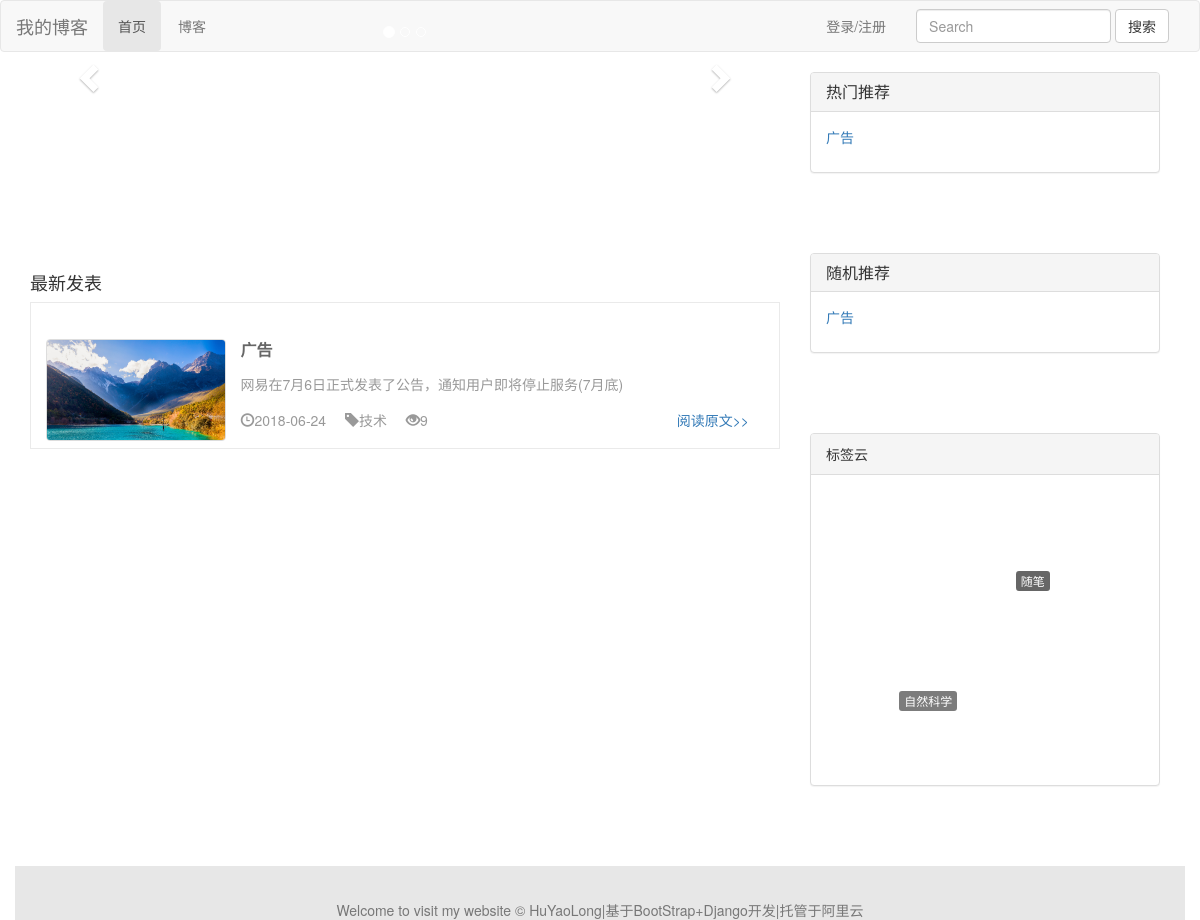
The page / on the database its author committed.
### blog/models.py (models this page shows, shortened)
class ReadNum(models.Model):
    read_num = models.IntegerField(default=0)
    blog = models.OneToOneField(Blog, on_delete=models.DO_NOTHING,)#  1对1

class Blog(models.Model):
    title = models.CharField(max_length=50)
    blog_type = models.ForeignKey(BlogType, models.DO_NOTHING)
    content = RichTextUploadingField()
    author = models.ForeignKey(User, on_delete=models.DO_NOTHING)
    created_time = models.DateTimeField(auto_now_add=True)
    thumbnail = models.ImageField(verbose_name='缩略图',upload_to='images')
    last_updated_time = models.DateTimeField(auto_now=True)
    def get_read_num(self):
        try:
            return self.readnum.read_num
        except:
            return 0
    class Meta:
        ordering = ['-created_time']

class BlogType(models.Model):
    type_name = models.CharField(max_length=15)
    def __str__(self):
        return self.type_name

### MyBlog/views.py (the view)
# urls.py: 2. Add a URL to urlpatterns:  path('', views.home, name='home')
def home(request):
    blogs = Blog.objects.all()
    hot_blog = ReadNum.objects.all().order_by('-read_num')
    context = {}
    context['blogs'] = blogs[:6]
    context['hot_blog'] = hot_blog[:6]
    context['random_blog'] = rand_blogs()
    context['blog_types'] = BlogType.objects.all()
    return render(request, 'home.html', context)

### MyBlog/views.py (called while the page is built)
def rand_blogs(except_id=0):
    rand_count = 4
    return Blog.objects.exclude(id=except_id).order_by('?')[:rand_count]  # order_by('?')对应 order by random()

### templates/home.html (shortened to what this page needs)
{% extends 'base.html' %}
{% block header_extends %}
<link rel="stylesheet" type="text/css" href="/static/home.css">
    <link href="/static/zzsc.css" rel="stylesheet" type="text/css" />
{% endblock %}
{% block nav_home_active %}
active
{% endblock %}
{% block content %}
    <div class="container">
        <div class="row">
            <div class="col-xs-12 col-sm-8 col-md-8">
                 <div class="site-content">
                    <div id="carousel-example-generic" class="carousel slide" data-ride="carousel">
                      <ol class="carousel-indicators">
                        <li data-target="#carousel-example-generic" data-slide-to="0" class="active"></li>
                        <li data-target="#carousel-example-generic" data-slide-to="1"></li>
                        <li data-target="#carousel-example-generic" data-slide-to="2"></li>
                      </ol>
                      <a class="left carousel-control" href="#carousel-example-generic" role="button" data-slide="prev">
                        <span class="glyphicon glyphicon-chevron-left" aria-hidden="true"></span>
                      </a>
                      <a class="right carousel-control" href="#carousel-example-generic" role="button" data-slide="next">
                        <span class="glyphicon glyphicon-chevron-right" aria-hidden="true"></span>
                      </a>
                    </div>
                </div>
            </div>
            <div class="hidden-xs col-sm-4 col-md-4">
                <div class="panel panel-default">
                    <div class="panel-heading">
                        <h3 class="panel-title">热门推荐</h3>
                    </div>
                <div class="panel-body">
                        <ul>
                            {% for i in hot_blog %}
                                <li><a href="{% url 'blog_detail' i.blog.pk %}">{{ i.blog.title }}</a></li>
                            {% endfor %}
                        </ul>
                </div>
            </div>
            </div>
        </div>
        <div class="row">
            <div class="col-xs-12 col-sm-9 col-md-8">
                <div class="latest-content">
                    <div class="list">
                    <h4>最新发表</h4>
                        <ul>
                            {% for blog in blogs %}
                                <li>
                                    <a href="{% url 'blog_detail' blog.id %}" title="#3##hjj" class="thumbnail">
                                    <img src="./media/{{ blog.thumbnail }}" alt="123456">
                                </a>
                                    <div class="list-content">
                                        <h2 class="list-title">
                                            <a href="{% url 'blog_detail' blog.id %}">{{ blog.title }}</a>
                                        </h2>
                                        <div class="list-summary">
                                            {{ blog.content|safe|striptags|truncatechars:30 }}
                                        </div>
                                        <div class="list-meta">
                                            <span class="time"><i class="glyphicon glyphicon-time"></i>{{ blog.created_time|date:"Y-m-d" }}</span>
                                            <span class="sort"><i class="glyphicon glyphicon-tag"></i>{{ blog.blog_type }}</span>
                                            <span class="commenum"><i class="glyphicon glyphicon-eye-open"></i>{{ blog.get_read_num }}</span>
                                            <span class="read_detail"><a href="{% url 'blog_detail' blog.id %}">阅读原文>></a></span>
                                        </div>
                                    </div>
                                </li>
                            {% empty %}
                                暂无博客
                            {% endfor %}
                        </ul>
                    </div>
                </div>
            </div>
             <div class="hidden-xs col-sm-4 col-md-4">
                <div class="panel panel-default">
                    <div class="panel-heading">
                        <h3 class="panel-title">随机推荐</h3>
                    </div>
                <div class="panel-body">
                        <ul>
                            {% for blog in random_blog %}
                            <li><a href="{% url 'blog_detail' blog.pk %}">{{ blog.title }}</a></li>
                            {% endfor %}
                        </ul>
                </div>
            </div>
                 <div class="panel panel-default">
                     <div class="panel-heading">标签云</div>
                        <div class="panel-body">
                            <div id="tagscloud">
                                {% for blog_type in blog_types %}
                                <a href="http://sc.chinaz.com/" class="tagc1">{{ blog_type }}</a>
                                {% endfor %}
                            </div>
                        </div>
                 </div>
             </div>
    <div id="footer" class="page-bottom">
        <div class="container-fluid">
            <div class="copyright">
                <span>Welcome to visit my website © HuYaoLong|基于BootStrap+Django开发|托管于阿里云</span>
            </div>
        </div>
    </div>
{% endblock%}

### templates/base.html (shortened to what this page needs)
<!DOCTYPE html>
<html lang="zh">
<head>
    <link rel="stylesheet" type="text/css" href="/static/bootstrap-3.3.7-dist/css/bootstrap.min.css">
</head>
{% block header_extends %}{% endblock %}
<body>
    <nav class="navbar navbar-default">
          <div class="container-fluid">
            <div class="navbar-header">
              <a class="navbar-brand" href="{% url 'home' %}">我的博客</a>
            </div>
            <div class="collapse navbar-collapse" id="bs-example-navbar-collapse-1">
              <ul class="nav navbar-nav nav nav-pills">
                <li class={% block nav_home_active %}{% endblock %} role="presentation"><a href="/">首页</a></li>
                <li class={% block nav_blog_active %}{% endblock %} role="presentation"><a href="{% url 'blog_list' %}">博客</a></li>
              </ul>
                <form class="nav navbar-form navbar-right" action="{% url 'search' %}">
                    <div class="form-group">
                      <input type="text" class="form-control" placeholder="Search" name="wd">
                    </div>
                    <button type="submit" class="btn btn-default">搜索</button>
                </form>
                <ul class="nav navbar-nav navbar-right">
                   {% if not user.is_authenticated %}
                    <li><a href="{% url 'login' %}">登录/注册</a></li>
                    {% endif %}
                </ul>
            </div>
          </div>
    </nav>
{% block content %}{% endblock %}
</body>
</html>

### static/home.css (style rules this page uses)
div { display: block; }
.list { margin-bottom: 15px; }
.list ul { list-style-type:none; padding-left: 0px; }
.list ul li { margin-bottom: 15px; background-color: #FFFFFF; padding: 15px; border: 1px solid #eaeaea; }
.list .thumbnail { display: block; float: left; width: 25%; overflow: hidden; margin-top: 1.5em; padding: 0px; }
.list .thumbnail img { max-width: 100%; display: block; }
.list-content { margin-left: 25%; padding-left: 15px; position: relative; }
.list-title { font-size: 16px; line-height: 1.5em; font-weight: bold; margin-bottom: 10px; }
.list-meta { line-height: 25px; height: 25px; width: 100%; }
.list-summary { line-height: 1.8em; color: #999; margin-bottom: 10px; overflow: hidden; }
.latest-content { position: relative; min-height: 500px; }
.list-title a { color: #666; text-decoration: none; transition: all ease .5s; }
.list-meta span { margin: 0 15px 0 0; color: #999; cursor: pointer; }
h4 { margin-top: 20px; }
.copyright { text-align: center; margin-top: 20px; }
.page-bottom { width: 100%; clear: both; background: #e7e7e7; margin-top: 1.5em; padding: 1em 0 0; color: #777; }
div.carousel { width: 100%; }
div.panel-default { width: 350px; margin-bottom: 80px; }
div.panel-body ul { list-style-type:none; padding-left: 0px; }
div.panel-body ul li { margin-bottom: 2px; }
.read_detail { float: right; }

### static/zzsc.css (style rules this page uses)
#tagscloud { width:250px;height:260px;position:relative;font-size:12px;color:#333;margin:20px auto 0;text-align:center; }
#tagscloud a { position:absolute;top:0;left:0;color:#333;text-decoration:none;margin:0 10px 15px 0;line-height:18px;text-align:center;font-size:12px;padding:1px 5px;display:inline-block;border-radius:3px; }
#tagscloud a.tagc1 { background:#666;color:#fff; }

### rows shown on the page
ReadNum: blog "广告"
Blog: thumbnail (picture), title "广告", content "网易在7月6日正式发表了公告，通知用户即将停止服务(7月底)", created_time "2018-06-24", blog_type "技术", get_read_num "9"
BlogType: type_name "随笔"
BlogType: type_name "自然科学"
